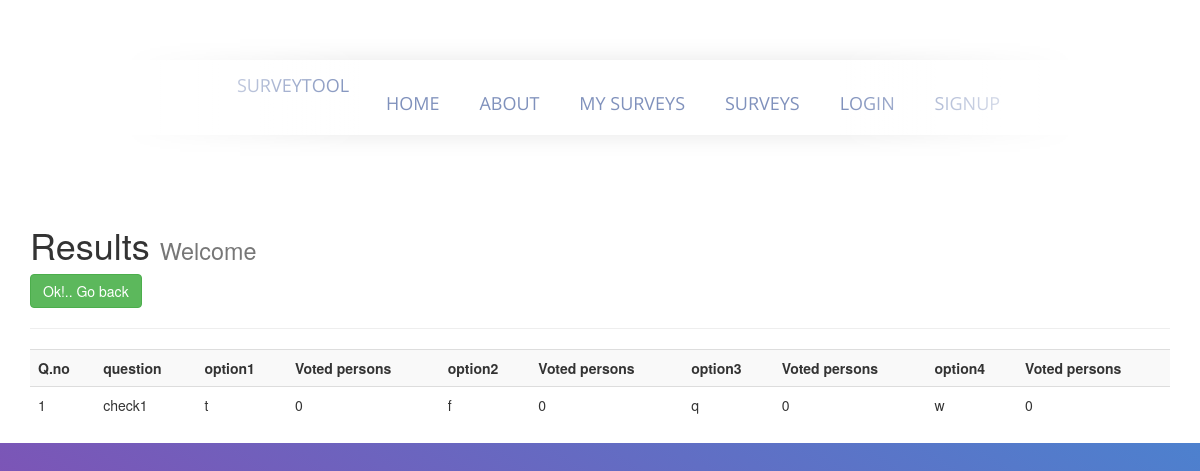
Screenshot of /getresults/61 with the database file from the repository.
### survey/models.py (models this page shows)
class questions(models.Model):
	questionid=models.IntegerField(default=0)
	question=models.CharField(max_length=200,default='question')
	option1=models.CharField(max_length=100)
	option2=models.CharField(max_length=100)
	option3=models.CharField(max_length=100,null=True)
	option4=models.CharField(max_length=100,null=True)
	count1=models.IntegerField(default=0)
	count2=models.IntegerField(default=0)
	count3=models.IntegerField(default=0)
	count4=models.IntegerField(default=0)
	yid=models.IntegerField(default=0)

### survey/views.py (the view)
# urls.py: url(r'^getresults/(?P<sid>[0-9]+)$',survey_views.getresults,name='getresults'),
def getresults(request,sid):
    user=request.user
    username=user.username
    survey=questions.objects.filter(yid=sid)
    return render(request,'survey/results.html',{'questions':survey,'username':username})

### survey/templates/survey/results.html
{% extends "layout.html" %}
{% block body %}
    <h1>Results <small> Welcome {{user.username}}</small></h1>
    <a class="btn btn-success" href="/hissurveys">Ok!.. Go back</a>
    <hr>
    <table class="table table-striped">
        <tr>
            <th>Q.no</th>
            <th>question</th>
            <th>option1</th>
            <th>Voted persons</th>
            <th>option2</th>
            <th>Voted persons</th>
            <th>option3</th>
            <th>Voted persons</th>
            <th>option4</th>
            <th>Voted persons</th>
        </tr>
        {% for question in questions %}
            {% if user.username is username %}
            <tr>
                <td>{{question.questionid}}</td>
                <td>{{question.question}}</td>
                <td>{{question.option1}}</td>
                <td>{{question.count1}}</td>
                <td>{{question.option2}}</td>
                <td>{{question.count2}}</td>
                {% if question.option3 %}
                <td>{{question.option3}}</td>
                <td>{{question.count3}}</td>
                {% else %}
                <td>No option given</td>
                <td>Noone</td>
                {% endif %}
                {% if question.option4 %}
                <td>{{question.option4}}</td>
                <td>{{question.count4}}</td>
                {% else %}
                <td>No option given</td>
                <td>Noone</td>
                {% endif %}
            </tr>
            {% endif %}
        {% endfor %}
    </table>
{% endblock %}

### survey/static/_navbar.css (style rules this page uses)
html { height:100%; background-image: linear-gradient(to right top, #8e44ad 0%, #3498db 100%); }

### rows the page displays
questions: questionid "1", question "check1", option1 "t", count1 "0", option2 "f", count2 "0", option3 "q", count3 "0", option4 "w", count4 "0"
